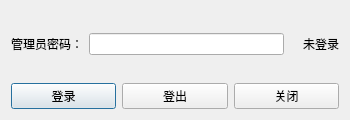
<?xml version="1.0" encoding="UTF-8"?>
<ui version="4.0">
 <class>AdminDialog</class>
 <widget class="QDialog" name="AdminDialog">
  <property name="geometry">
   <rect>
    <x>0</x>
    <y>0</y>
    <width>350</width>
    <height>120</height>
   </rect>
  </property>
  <property name="maximumSize">
   <size>
    <width>350</width>
    <height>120</height>
   </size>
  </property>
  <property name="windowTitle">
   <string>Dialog</string>
  </property>
  <layout class="QVBoxLayout" name="verticalLayout">
   <item>
    <layout class="QHBoxLayout" name="horizontalLayout_2">
     <item>
      <widget class="QLabel" name="lab_pwText">
       <property name="text">
        <string>管理员密码：</string>
       </property>
      </widget>
     </item>
     <item>
      <widget class="QLineEdit" name="lineEdit"/>
     </item>
     <item>
      <widget class="QLabel" name="lab_picAdmin">
       <property name="maximumSize">
        <size>
         <width>20</width>
         <height>20</height>
        </size>
       </property>
       <property name="text">
        <string/>
       </property>
       <property name="pixmap">
        <pixmap resource="hg_sane_rsc.qrc">:/image_rsc/statusBar_admin.png</pixmap>
       </property>
       <property name="scaledContents">
        <bool>true</bool>
       </property>
      </widget>
     </item>
     <item>
      <widget class="QLabel" name="lab_loginStatus">
       <property name="text">
        <string>未登录</string>
       </property>
      </widget>
     </item>
    </layout>
   </item>
   <item>
    <layout class="QHBoxLayout" name="horizontalLayout_3">
     <item>
      <widget class="QPushButton" name="pbtn_login">
       <property name="text">
        <string>登录</string>
       </property>
      </widget>
     </item>
     <item>
      <widget class="QPushButton" name="pbtn_logout">
       <property name="text">
        <string>登出</string>
       </property>
      </widget>
     </item>
     <item>
      <widget class="QPushButton" name="pbtn_exit">
       <property name="text">
        <string>关闭</string>
       </property>
      </widget>
     </item>
    </layout>
   </item>
  </layout>
 </widget>
 <resources>
  <include location="hg_sane_rsc.qrc"/>
 </resources>
 <connections/>
</ui>
